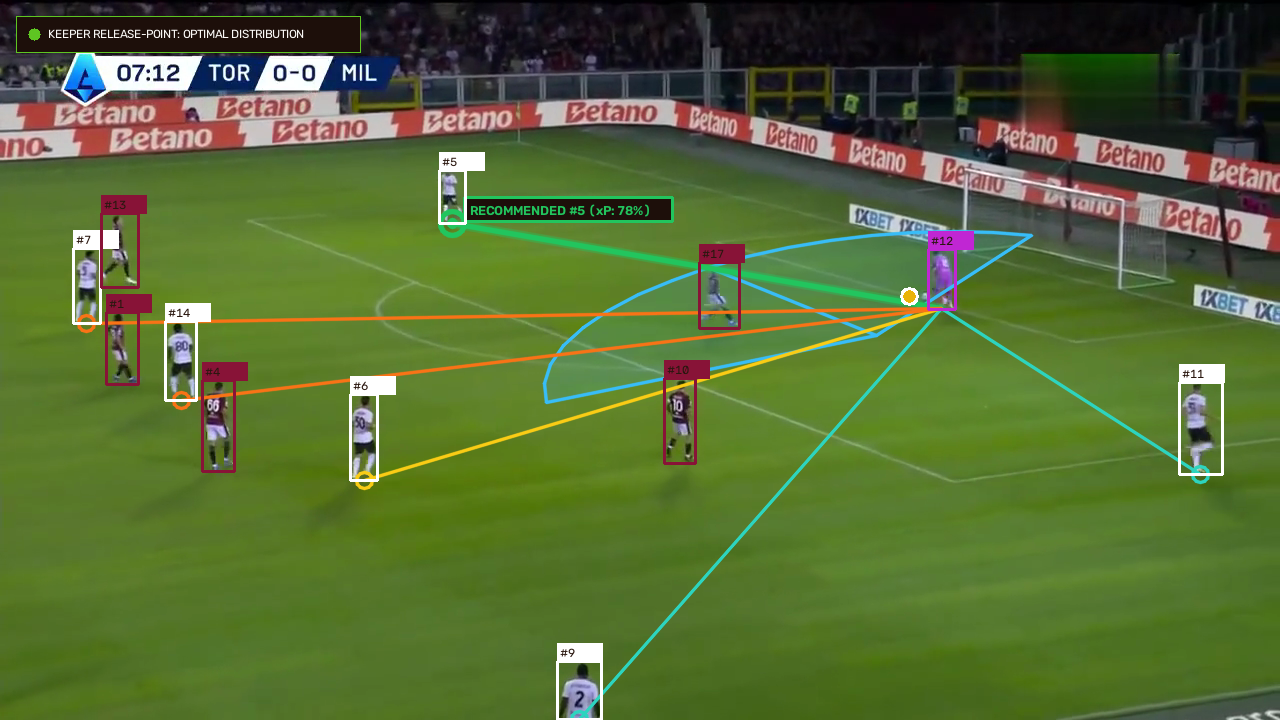
#> input picture keeper_optimal_distribution_path.png, 1280 x 720 px
$ python -i player_detector.py   (imports and definitions only)
#> lines starting #> are read from the running program, lines starting #| are printed output that depends on the picture
"""
Automated Deep Learning Object Detector for Football Broadcast Frames.
Includes Pitch-Boundary Field of Play Filtering (filtering out stewards/bench staff)
and Edge-Robust Color Sampling (classifying border-clipped referees).
"""

from __future__ import annotations
from dataclasses import dataclass
from typing import List, Optional, Tuple, Any
import numpy as np

from src.cv.pitch_homography import PlanarPitchHomography


@dataclass(frozen=True)
class DetectedPlayer:
    """Represents an actual player, goalkeeper, official, or ball detected from video frame pixels with canonical pitch mapping."""

    track_id: int
    class_name: str  # "person" or "sports ball"
    confidence: float
    bbox_xyxy: Tuple[float, float, float, float]
    feet_screen_uv: Tuple[float, float]
    pitch_pos_m: Tuple[float, float]
    team_label: str  # "Torino (Maroon)", "AC Milan (White)", "Goalkeeper (Yellow)", "Match Official (Cyan)", "Match Ball", or "Off-Pitch Staff"
    team_color_hex: str
    pitch_valid: bool = True


# [12 lines left out: function apply_adaptive_contrast_enhancement, not called in this run]


def is_keeper_label(label: str) -> bool:
    low = label.lower()
    return "gk" in low or "keeper" in low or "maignan" in low


def is_official_label(label: str) -> bool:
    low = label.lower()
    return "official" in low or "referee" in low or "cyan" in low


# [93 lines left out: function classify_jersey_precision, not called in this run]


class YOLOPlayerDetector:
    """
    Automated Deep Learning Object Detector for football broadcast frames.
    Detects players, goalkeepers, officials, and ball with Field-of-Play perimeter filtering.
    """

    # [182 lines left out: functions __init__, _remap_to_kits, detect_frame, not called in this run]

>>> import cv2
>>> picture = cv2.imread('../../keeper_optimal_distribution_path.png')
#> picture is the input picture: shape (720, 1280, 3); mean B, G, R 52.1, 107, 85.8
>>> result = apply_adaptive_contrast_enhancement(picture)
#> in apply_adaptive_contrast_enhancement, `lab = cv2.cvtColor(img_bgr, cv2.COLOR_BGR2LAB)`: lab: shape (720, 1280, 3); mean of channels 0, 1, 2 107.9, 111.7, 155.1
#> in apply_adaptive_contrast_enhancement, `l_chan, a_chan, b_chan = cv2.split(lab)`:
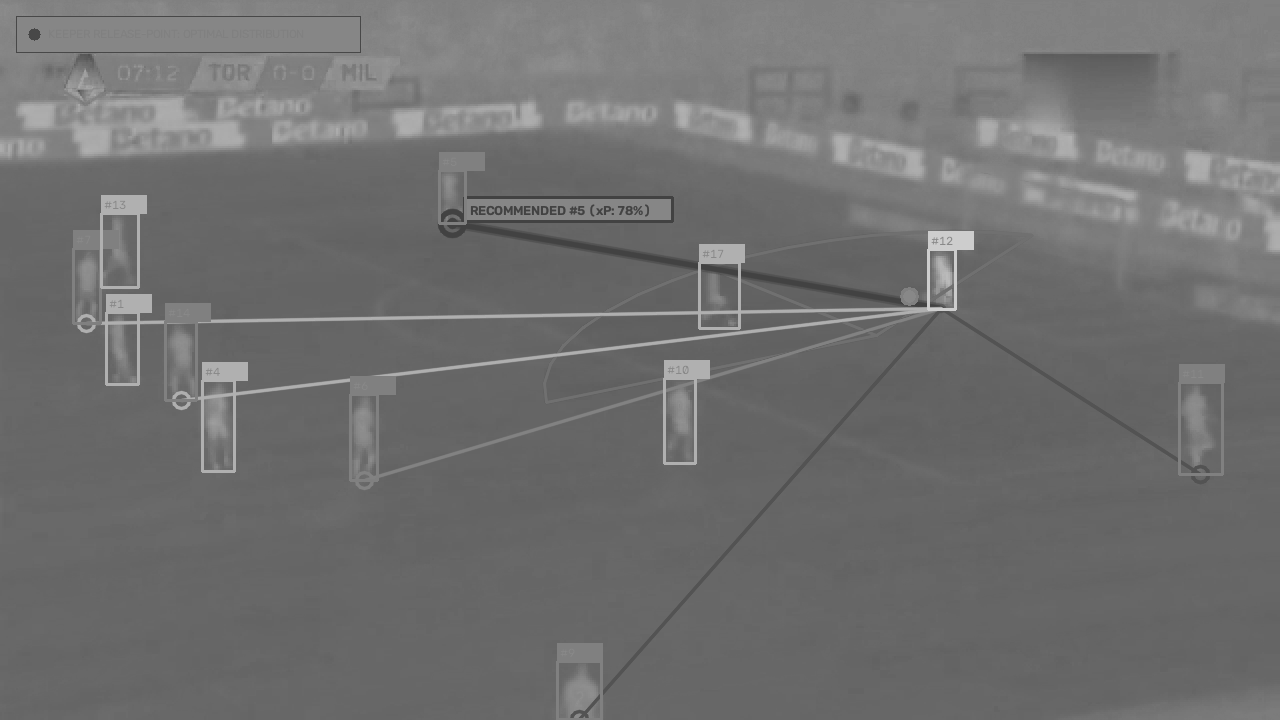
#> a_chan: shape (720, 1280); min 66, max 205, mean 111.7
#> in apply_adaptive_contrast_enhancement, `l_chan, a_chan, b_chan = cv2.split(lab)`:
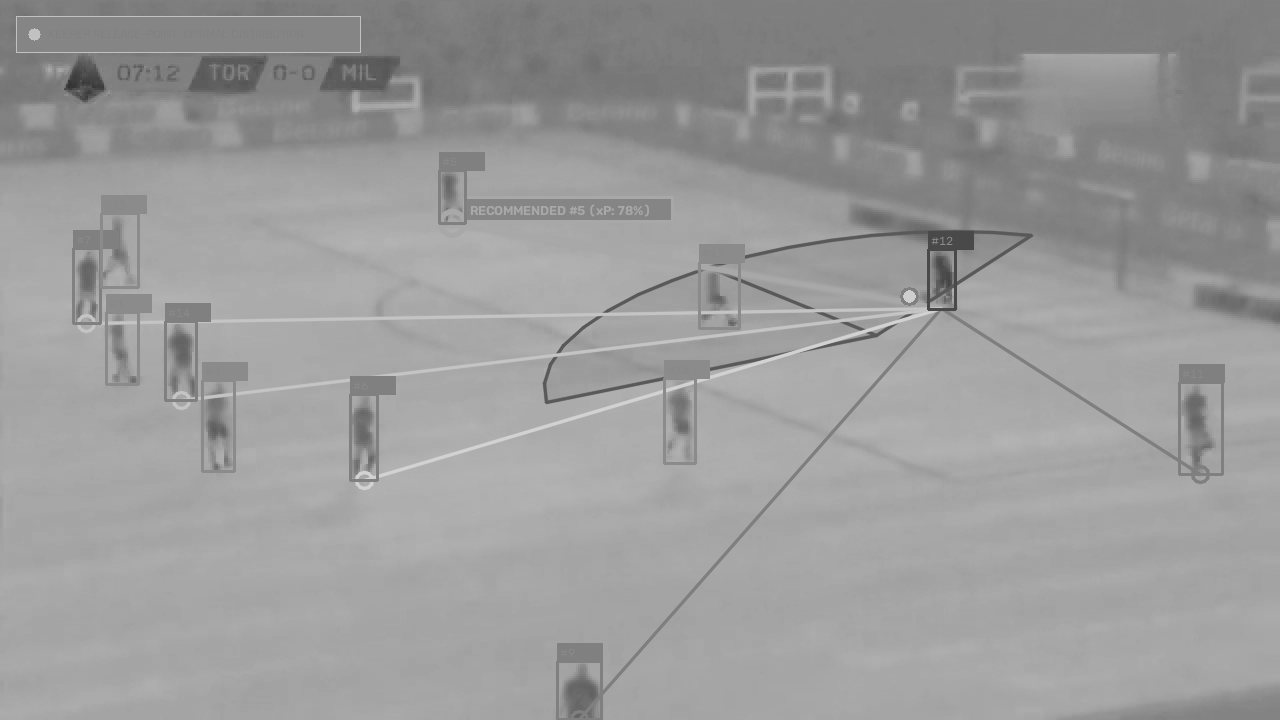
#> b_chan: shape (720, 1280); min 50, max 210, mean 155.1
#> in apply_adaptive_contrast_enhancement, `l_enhanced = clahe.apply(l_chan)`:
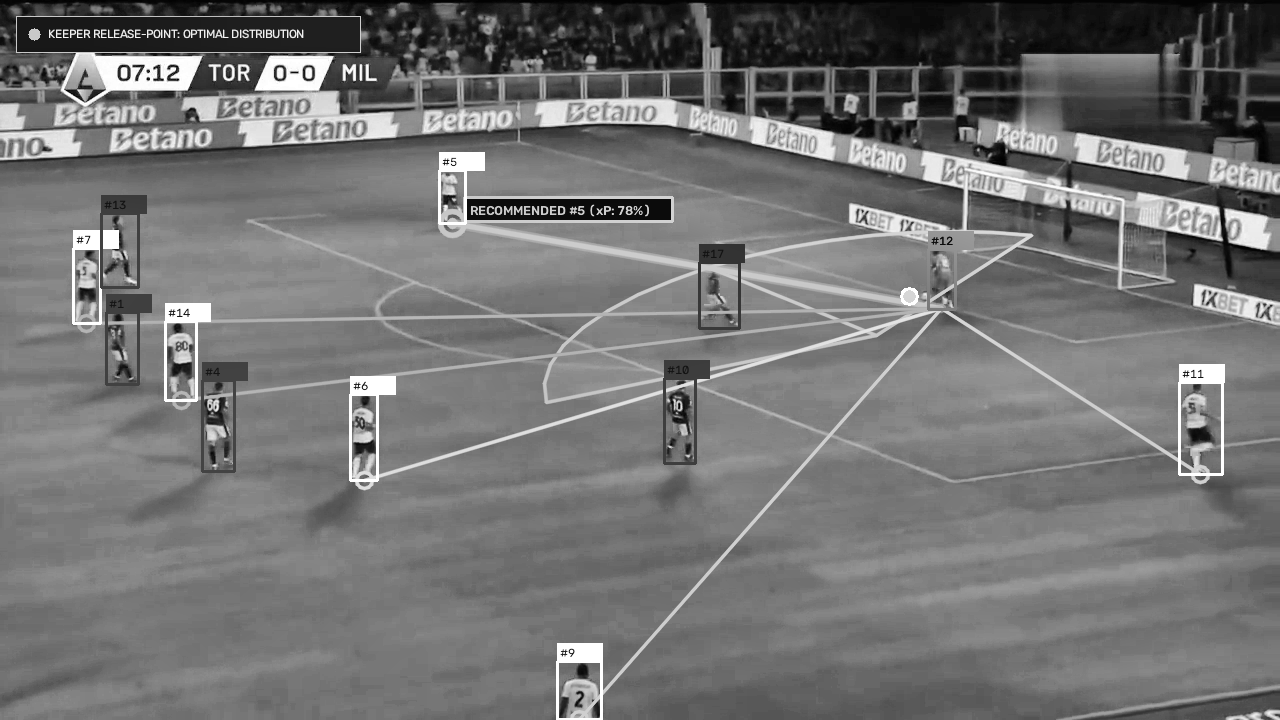
#> l_enhanced: shape (720, 1280); min 1, max 255, mean 115.3
#> in apply_adaptive_contrast_enhancement, `return cv2.cvtColor(cv2.merge((l_enhanced, a_chan, b_chan)), cv2.COLOR..`:
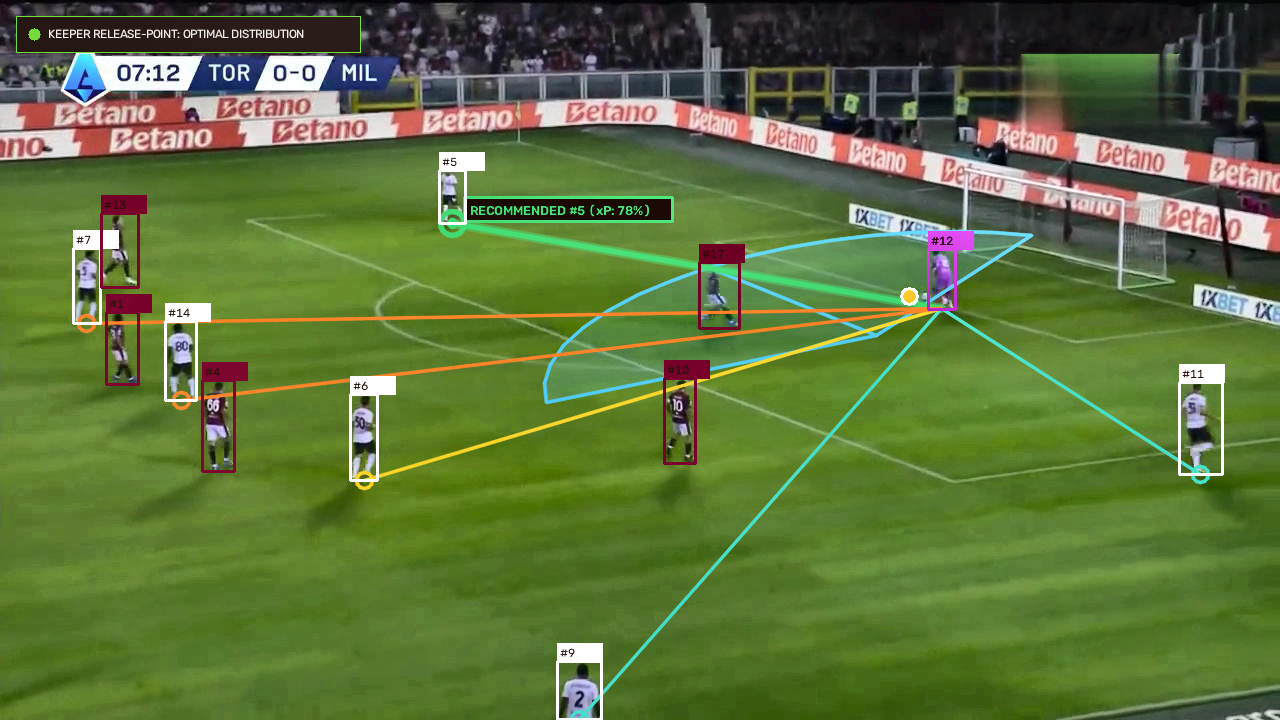
#> returned value: shape (720, 1280, 3); mean B, G, R 59.1, 114.3, 93.2

$ run again, on tracking_bounding_boxes.png
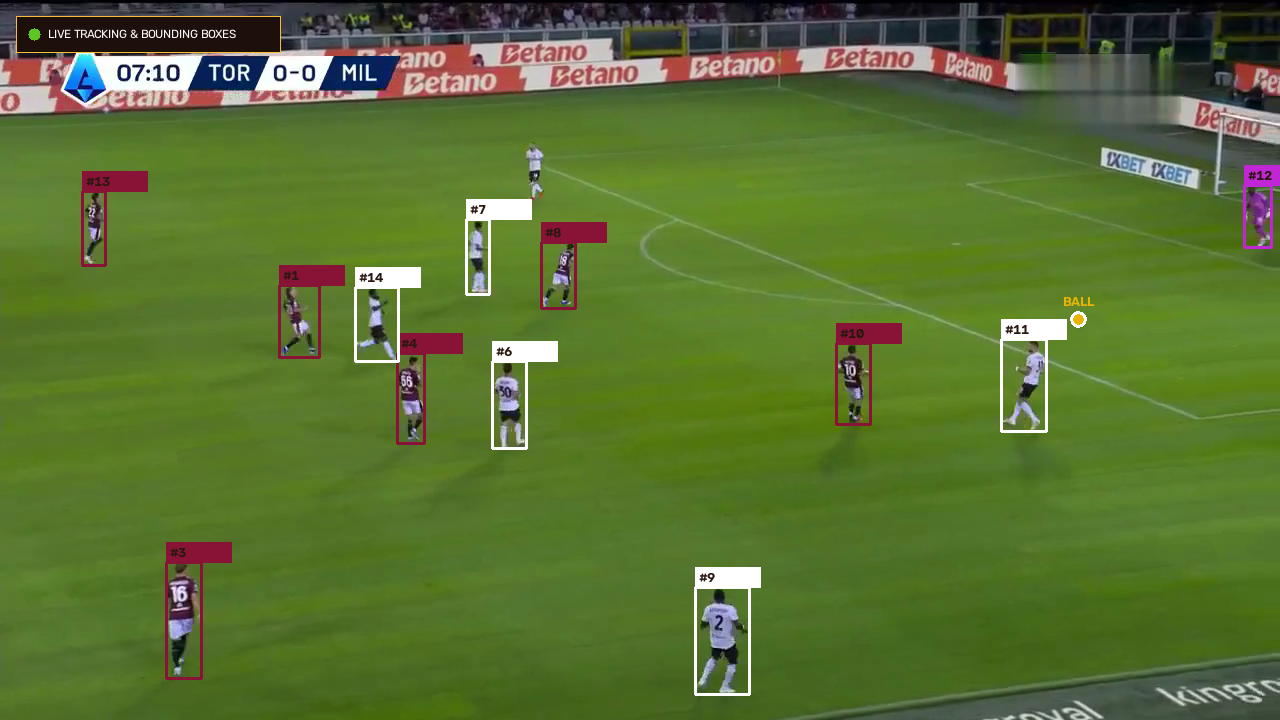
#> input picture tracking_bounding_boxes.png, 1280 x 720 px
#> picture is the input picture: shape (720, 1280, 3); mean B, G, R 50.2, 113.2, 89.2
#> lab: shape (720, 1280, 3); mean of channels 0, 1, 2 113.9, 109, 159.1
#> in apply_adaptive_contrast_enhancement, `l_enhanced = clahe.apply(l_chan)`:
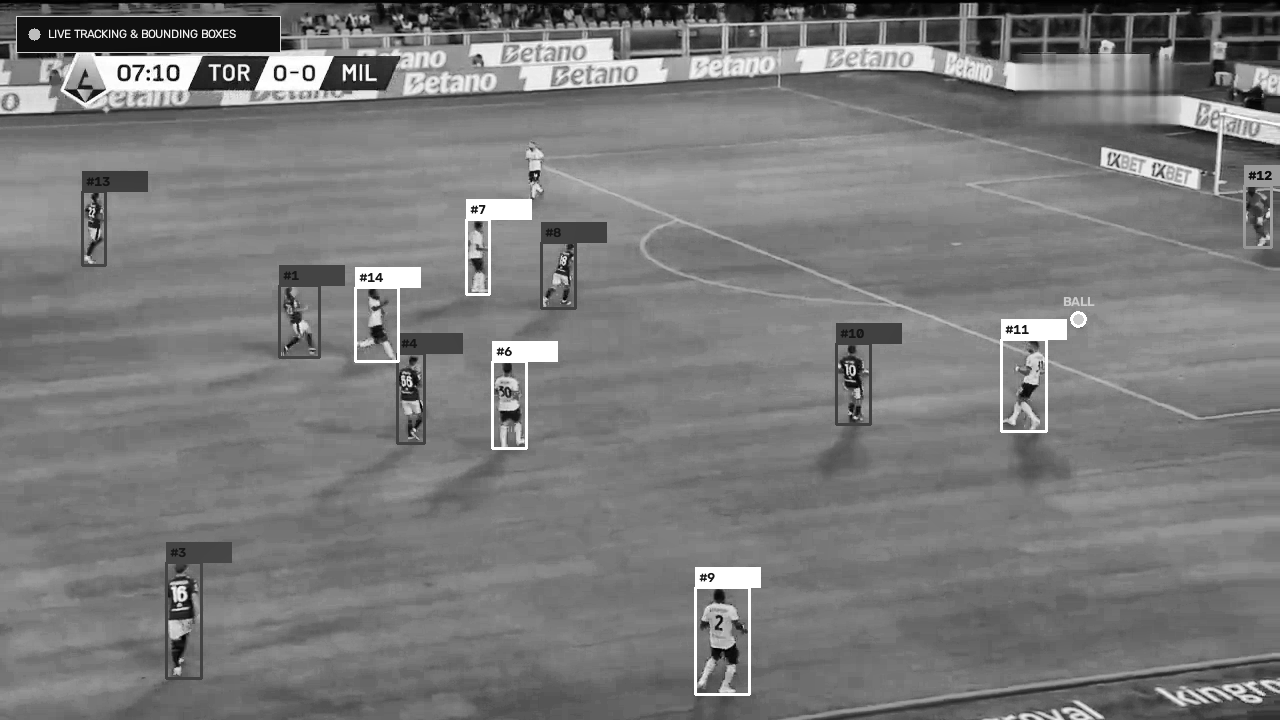
#> l_enhanced: shape (720, 1280); min 1, max 255, mean 122.1
#> in apply_adaptive_contrast_enhancement, `return cv2.cvtColor(cv2.merge((l_enhanced, a_chan, b_chan)), cv2.COLOR..`:
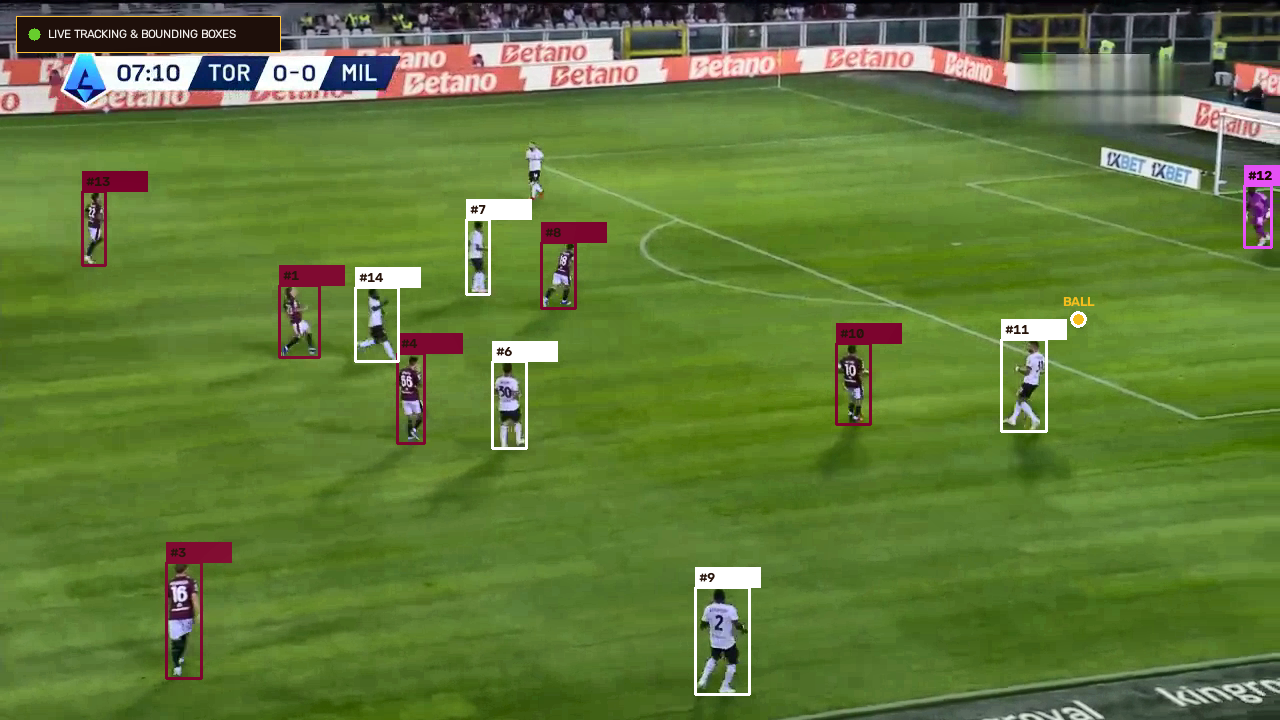
#> returned value: shape (720, 1280, 3); mean B, G, R 58.1, 121.5, 97.6
